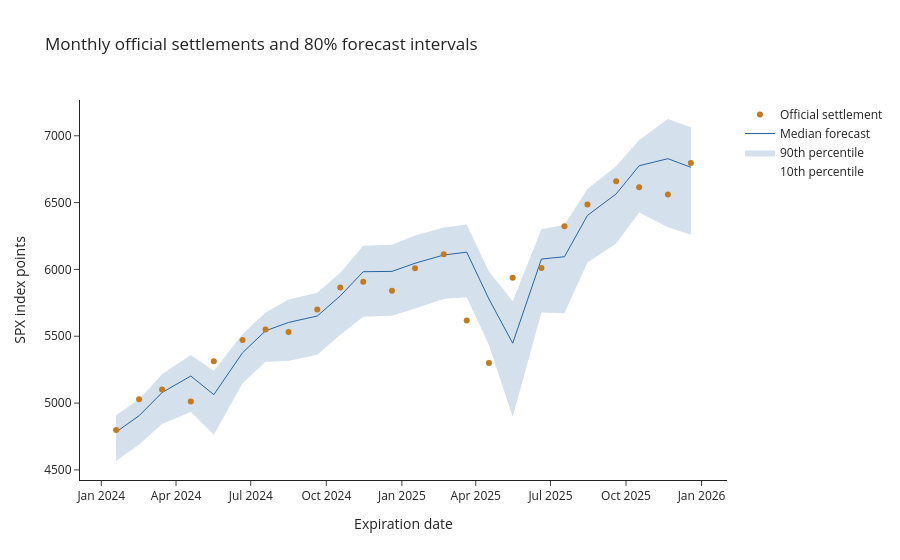

The cell this chart's notebook holds for it:
### Code cell
# Monthly 80% settlement interval chart (hover a date to see the 10th/90th percentile levels)
selected_key = model_key(state['selected']['monthly']) if 'monthly' in state['selected'] else None
figure = plots.outcomes(final_predictions, 'monthly', selected_key)
figure.savefig(CONFIG.output / 'monthly_settlement_intervals.png', bbox_inches='tight')
plt.close(figure)
plots.interactive_outcomes(final_predictions, 'monthly', selected_key)
